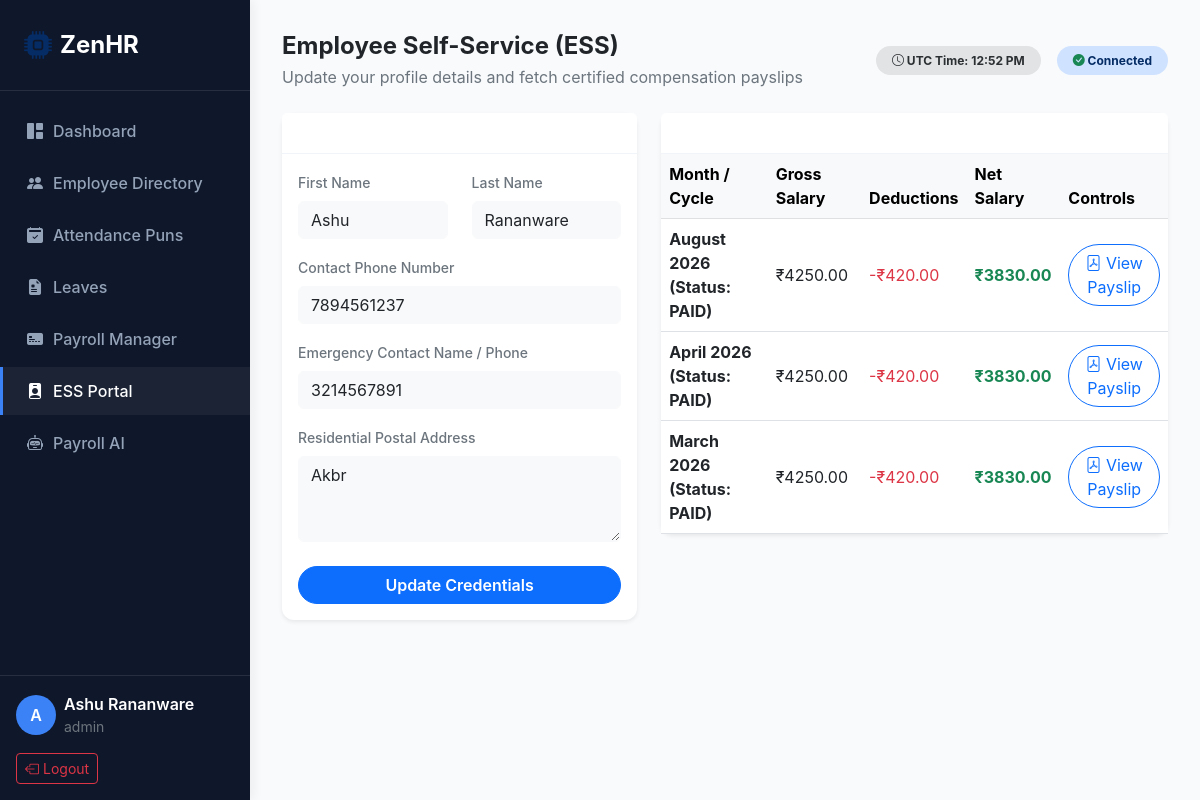
Page /ess/ (signed in) on the committed database.
### zenhr/models.py (models this page shows, shortened)
class EmployeeProfile(models.Model):
    STATUS_CHOICES = [
        ('ACTIVE', 'Active'),
        ('INACTIVE', 'Inactive'),
        ('SUSPENDED', 'Suspended'),
    ]
    user = models.OneToOneField(User, on_delete=models.CASCADE, related_name='profile')
    employee_id = models.CharField(max_length=50, unique=True, verbose_name="Employee ID")
    department = models.CharField(max_length=100, default='General')
    designation = models.CharField(max_length=100, default='Associate')
    date_of_joining = models.DateField(default=timezone.now)
    basic_salary = models.DecimalField(max_digits=12, decimal_places=2,default=Decimal('0.00'))
    housing_allowance = models.DecimalField(max_digits=12, decimal_places=2, default=Decimal('0.00'))
    transport_allowance = models.DecimalField(max_digits=12, decimal_places=2, default=Decimal('0.00'))
    phone_number = models.CharField(max_length=20, blank=True, null=True)
    address = models.TextField(blank=True, null=True)
    emergency_contact = models.CharField(max_length=100, blank=True, null=True)
    status = models.CharField(max_length=20, choices=STATUS_CHOICES, default='ACTIVE')

class Payslip(models.Model):
    employee = models.ForeignKey(
        EmployeeProfile,
        on_delete=models.CASCADE,
        related_name='payslips'
    )
    payroll_period = models.ForeignKey(
        PayrollPeriod,
        on_delete=models.CASCADE,
        related_name='payslips'
    )
    basic_salary = models.DecimalField(max_digits=12, decimal_places=2)
    housing_allowance = models.DecimalField(max_digits=12, decimal_places=2, default=Decimal('0.00'))
    transport_allowance = models.DecimalField(max_digits=12, decimal_places=2, default=Decimal('0.00'))
    overtime_pay = models.DecimalField(max_digits=12, decimal_places=2, default=Decimal('0.00'))
    bonus = models.DecimalField(max_digits=12, decimal_places=2, default=Decimal('0.00'))
    social_security = models.DecimalField(max_digits=12, decimal_places=2, default=Decimal('0.00'))
    tax_withheld = models.DecimalField(max_digits=12, decimal_places=2, default=Decimal('0.00'))
    loan_deductions = models.DecimalField(max_digits=12, decimal_places=2, default=Decimal('0.00'))
    other_deductions = models.DecimalField(max_digits=12, decimal_places=2, default=Decimal('0.00'))
    net_salary = models.DecimalField(max_digits=12, decimal_places=2)
    released = models.BooleanField(default=False)
    payment_date = models.DateField(blank=True, null=True)
    class Meta:
        unique_together = ('employee', 'payroll_period')
    @property
    def gross_salary(self):
        return (
            Decimal(str(self.basic_salary))
            + Decimal(str(self.housing_allowance))
            + Decimal(str(self.transport_allowance))
            + Decimal(str(self.overtime_pay))
            + Decimal(str(self.bonus))
        )
    @property
    def total_deductions(self):
        return (
            Decimal(str(self.social_security))
            + Decimal(str(self.tax_withheld))
            + Decimal(str(self.loan_deductions))
            + Decimal(str(self.other_deductions))
        )

class PayrollPeriod(models.Model):
    STATUS_CHOICES = [
        ('OPEN', 'Open'),
        ('CALCULATING', 'Calculating'),
        ('PROCESSING', 'Processing'),
        ('PAID', 'Paid'),
    ]
    month = models.PositiveIntegerField()
    year = models.PositiveIntegerField()
    start_date = models.DateField()
    end_date = models.DateField()
    status = models.CharField(max_length=20, choices=STATUS_CHOICES, default='OPEN')
    class Meta:
        unique_together = ('month', 'year')
    def __str__(self):
        months_list = ["", "January", "February", "March", "April", "May", "June", "July", "August", "September", "October", "November", "December"]
        return f"{months_list[self.month]} {self.year} (Status: {self.status})"

### zenhr/views.py (the view, shortened to what this page needs)
# urls.py: path('ess/', views.ess_portal_view, name='ess_portal'),
@login_required
def ess_portal_view(request):
    print("REQUEST METHOD =", request.method)
    profile = request.user.profile
    my_payslips = Payslip.objects.filter(
        employee=profile,
        released=True
    ).order_by('-payroll_period__year', '-payroll_period__month')
    context = {
        'profile': profile,
        'my_payslips': my_payslips,
    }
    return render(request, 'zenhr/ess.html', context)

### zenhr/templates/zenhr/ess.html (shortened to what this page needs)
{% extends 'zenhr/base.html' %}
{% block page_title %}Employee Self-Service (ESS){% endblock %}
{% block page_subtitle %}Update your profile details and fetch certified compensation payslips{% endblock %}
{% block content %}
<div class="row g-4">
    <div class="col-md-5">
        <div class="card shadow-sm border-0">
            <div class="card-header">Edit Profile Information</div>
            <div class="card-body">
                <form method="post">
                    <div class="row mb-3">
                        <div class="col">
                            <label class="form-label text-secondary small fw-medium">First Name</label>
                            <input type="text" name="first_name" value="{{ user.first_name }}" class="form-control bg-light border-light" required>
                        </div>
                        <div class="col">
                            <label class="form-label text-secondary small fw-medium">Last Name</label>
                            <input type="text" name="last_name" value="{{ user.last_name }}" class="form-control bg-light border-light" required>
                        </div>
                    </div>
                    <div class="mb-3">
                        <label class="form-label text-secondary small fw-medium">Contact Phone Number</label>
                        <input type="text" name="phone_number" value="{{ profile.phone_number|default_if_none:'' }}" class="form-control bg-light border-light" placeholder="E.g., +1 555-0192">
                    </div>
                    <div class="mb-3">
                        <label class="form-label text-secondary small fw-medium">Emergency Contact Name / Phone</label>
                        <input type="text" name="emergency_contact" value="{{ profile.emergency_contact|default_if_none:'' }}" class="form-control bg-light border-light" placeholder="E.g., Mary Doe - Spouce (+1 555-0193)">
                    </div>
                    <div class="mb-3">
                        <label class="form-label text-secondary small fw-medium">Residential Postal Address</label>
                        <textarea name="address" class="form-control bg-light border-light" rows="3" placeholder="Street name, City, Zipcode...">{{ profile.address|default_if_none:'' }}</textarea>
                    </div>
                    <button type="submit" class="btn btn-primary w-100 rounded-pill py-2.5 fw-semibold mt-2">Update Credentials</button>
                </form>
            </div>
        </div>
    </div>
    <div class="col-md-7">
        <div class="card shadow-sm border-0 mb-4">
            <div class="card-header">My Released Payslips</div>
            <div class="card-body p-0">
                <div class="table-responsive">
                    <table class="table table-hover align-middle mb-0">
                        <thead class="table-light">
                            <tr>
                                <th>Month / Cycle</th>
                                <th>Gross Salary</th>
                                <th>Deductions</th>
                                <th>Net Salary</th>
                                <th>Controls</th>
                            </tr>
                        </thead>
                        <tbody>
                            {% for payslip in my_payslips %}
                            <tr>
                                <td class="fw-bold">{{ payslip.payroll_period }}</td>
                                <td>₹{{ payslip.gross_salary }}</td>
                                <td class="text-danger">-₹{{ payslip.total_deductions }}</td>
                                <td class="fw-bold text-success">₹{{ payslip.net_salary }}</td>
                                <td>
                                    <button class="btn btn-outline-primary btn-xs rounded-pill" onclick='showPayslip({{ payslip.id|escapejs }}, "{{ payslip.payroll_period|escapejs }}", "{{ payslip.basic_salary|escapejs }}", "{{ payslip.housing_allowance|escapejs }}", "{{ payslip.transport_allowance|escapejs }}", "{{ payslip.tax_withheld|escapejs }}", "{{ payslip.social_security|escapejs }}", "{{ payslip.net_salary|escapejs }}")'>
                                        <i class="bi bi-file-pdf"></i> View Payslip
                                    </button>
                                </td>
                            </tr>
                            {% empty %}
                            <tr>
                                <td colspan="5" class="text-center py-5 text-secondary">No released payslips mapped to your directory</td>
                            </tr>
                            {% endfor %}
                        </tbody>
                    </table>
                </div>
            </div>
        </div>
    </div>
</div>
{% endblock %}

### zenhr/templates/zenhr/base.html (shortened to what this page needs)
<!DOCTYPE html>
<html lang="en">
<head>
    <link href="https://cdn.jsdelivr.net/npm/bootstrap@5.3.0/dist/css/bootstrap.min.css" rel="stylesheet">
    <link href="https://cdn.jsdelivr.net/npm/bootstrap-icons@1.10.0/font/bootstrap-icons.css" rel="stylesheet">
</head>
<body>
    <div class="sidebar d-flex flex-column" id="sidebar">
        <div class="p-4 d-flex align-items-center gap-2 border-bottom border-secondary border-opacity-25">
            <i class="bi bi-cpu-fill text-primary-emphasis fs-3 text-primary"></i>
            <span class="fs-4 fw-bold tracking-tight">ZenHR</span>
        </div>
        <div class="py-3 flex-grow-1 overflow-y-auto">
            <ul class="nav flex-column gap-1">
                <li class="nav-item">
                    <a href="{% url 'dashboard' %}" class="nav-link {% if request.resolver_match.url_name == 'dashboard' %}active{% endif %}">
                        <i class="bi bi-grid-1x2-fill"></i> Dashboard
                    </a>
                </li>
                {% if user.profile.status == 'ACTIVE' %}
                <li class="nav-item">
                    <a href="{% url 'employees' %}" class="nav-link {% if request.resolver_match.url_name == 'employees' %}active{% endif %}">
                        <i class="bi bi-people-fill"></i> Employee Directory
                    </a>
                </li>
                <li class="nav-item">
                    <a href="{% url 'attendance' %}" class="nav-link {% if request.resolver_match.url_name == 'attendance' %}active{% endif %}">
                        <i class="bi bi-calendar2-check-fill"></i> Attendance Puns
                    </a>
                </li>
                <li class="nav-item">
                    <a href="{% url 'leaves' %}" class="nav-link {% if request.resolver_match.url_name == 'leaves' %}active{% endif %}">
                        <i class="bi bi-file-earmark-medical-fill"></i> Leaves
                    </a>
                </li>
                <li class="nav-item">
                    <a href="{% url 'payroll' %}" class="nav-link {% if request.resolver_match.url_name == 'payroll' %}active{% endif %}">
                        <i class="bi bi-credit-card-2-front-fill"></i> Payroll Manager
                    </a>
                </li>
                <li class="nav-item">
                    <a href="{% url 'ess_portal' %}" class="nav-link {% if request.resolver_match.url_name == 'ess_portal' %}active{% endif %}">
                        <i class="bi bi-person-badge-fill"></i> ESS Portal
                    </a>
                </li>
                <li class="nav-item">
                    <a href="{% url 'ai_assistant' %}" class="nav-link {% if request.resolver_match.url_name == 'ai_assistant' %}active{% endif %}">
                        <i class="bi bi-robot"></i> Payroll AI
                    </a>
                </li>
                {% endif %}
            </ul>
        </div>
        <div class="p-3 border-top border-secondary border-opacity-25 mt-auto">
            <div class="d-flex align-items-center gap-2 mb-3">
                <div class="profile-badge">
                    {{ user.username|slice:":1"|upper }}
                </div>
                <div class="overflow-hidden">
                    <p class="mb-0 fw-semibold text-truncate text-white">{{ user.get_full_name|default:user.username }}</p>
                    <small class="text-secondary text-truncate d-block">{{ user.username }}</small>
                </div>
            </div>
            <form action="{% url 'logout' %}" method="post">
                <button type="submit" class="btn btn-outline-danger w-full btn-sm d-flex align-items-center justify-content-center gap-1">
                    <i class="bi bi-box-arrow-left"></i> Logout
                </button>
            </form>
        </div>
    </div>
    <div class="main-content">
        <nav class="navbar navbar-expand-lg navbar-light bg-transparent p-0 mb-4">
            <div class="container-fluid p-0">
                <div class="me-auto">
                    <h4 class="mb-1 fw-bold text-dark">{% block page_title %}Dashboard{% endblock %}</h4>
                    <p class="text-secondary mb-0 d-none d-sm-block">{% block page_subtitle %}Live corporate HR & payroll telemetry{% endblock %}</p>
                </div>
                <div class="d-flex align-items-center gap-3">
                    <span class="badge bg-secondary-subtle text-secondary-emphasis d-none d-md-inline-block py-2 px-3 rounded-pill">
                        <i class="bi bi-clock"></i> UTC Time: 12:52 PM
                    </span>
                    <span class="badge bg-primary-subtle text-primary-emphasis py-2 px-3 rounded-pill">
                        <i class="bi bi-check-circle-fill text-success"></i> Connected
                    </span>
                </div>
            </div>
        </nav>
{% block content %}{% endblock %}
    </div>
</body>
</html>

### zenhr/templates/zenhr/base.html (style rules this page uses)
:root { --primary-color: #0f172a; --accent-color: #3b82f6; --bg-light: #f8fafc; --sidebar-width: 250px; }
body { font-family: 'Inter', system-ui, -apple-system, sans-serif; background-color: var(--bg-light); color: #1e293b; min-height: 100vh; overflow-x: hidden; }
.sidebar { width: var(--sidebar-width); height: 100vh; position: fixed; top: 0; left: 0; background-color: var(--primary-color); color: white; z-index: 1000; transition: all 0.3s; box-shadow: 4px 0 10px rgba(0,0,0,0.05); }
.sidebar .nav-link { color: #94a3b8; padding: 0.75rem 1.5rem; display: flex; align-items: center; gap: 10px; font-weight: 500; transition: all 0.2s; border-left: 3px solid transparent; }
.sidebar .nav-link:hover, .sidebar .nav-link.active { color: white; background-color: rgba(255,255,255,0.05); border-left-color: var(--accent-color); }
.main-content { margin-left: var(--sidebar-width); padding: 2rem; min-height: 100vh; transition: all 0.3s; }
.card { border: none; box-shadow: 0 4px 6px -1px rgba(0,0,0,0.02), 0 2px 4px -1px rgba(0,0,0,0.01); border-radius: 12px; }
.card-header { background-color: white; border-bottom: 1px solid #f1f5f9; font-weight: 600; color: transparent; }
.profile-badge { width: 40px; height: 40px; border-radius: 50%; background-color: var(--accent-color); color: white; display: flex; align-items: center; justify-content: center; font-weight: 600; }

### rows in the picture
EmployeeProfile: phone_number "7894561237", emergency_contact "3214567891", address "Akbr"
Payslip: payroll_period "August 2026 (Status: PAID)", gross_salary "4250.00", total_deductions "420.00", net_salary "3830.00"
Payslip: payroll_period "April 2026 (Status: PAID)", gross_salary "4250.00", total_deductions "420.00", net_salary "3830.00"
Payslip: payroll_period "March 2026 (Status: PAID)", gross_salary "4250.00", total_deductions "420.00", net_salary "3830.00"

### other values in the picture
{{ user.username|slice:":1"|upper }} "A"
{{ user.get_full_name|default:user.username }} "Ashu Rananware"
{{ user.username }} "admin"
